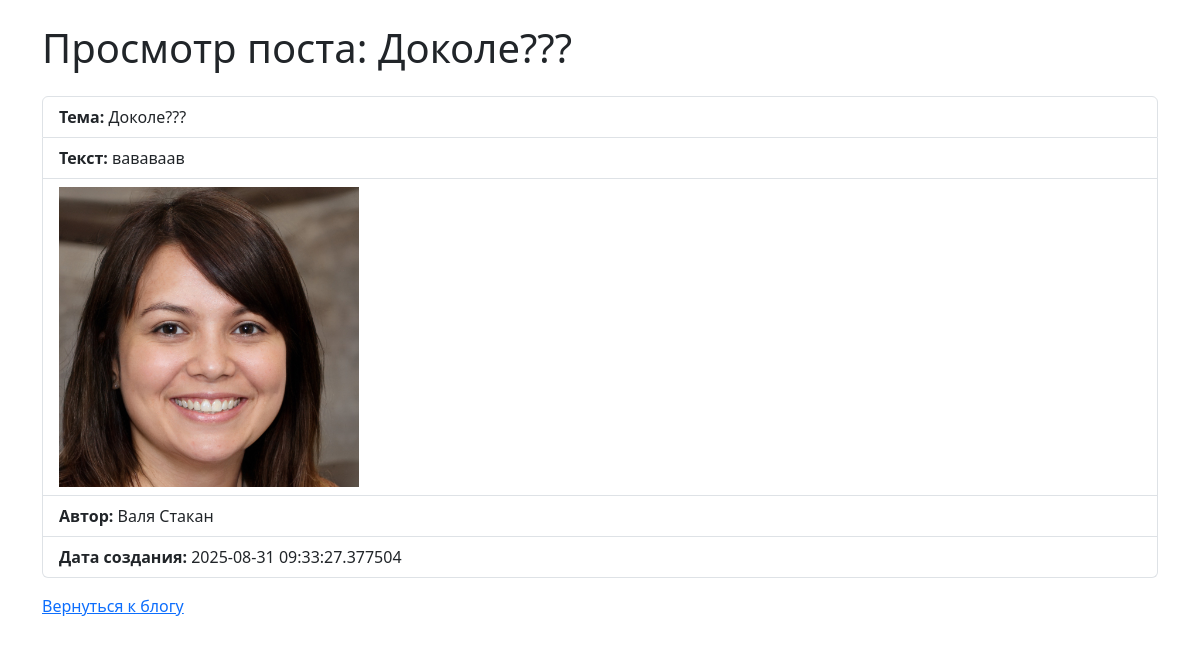
Screenshot of /post/2 with the database file from the repository.
### models.py (models this page shows)
class Base(Model):
    class Meta:
        database = db

class Blog(Base):
    name = CharField()
    image_path = CharField(null=True)
    text = CharField()
    author = ForeignKeyField(User)
    created_on = DateTimeField(default=datetime.now())

class User(Base):
    first_name = CharField()
    last_name = CharField()
    email = CharField(unique=True)
    password_hash = CharField()
    image_path = CharField(null=True)

### app.py (the view)
@app.route('/post/<int:post_id>', methods=['GET'])
def post_detail(post_id):
    post = Blog.get(Blog.id == post_id)
    return render_template('post_detail.html', post=post)

### app.py (called while the page is built)
@app.before_request
def get_user():
    user_id = session.get('user_id')
    if user_id:
        user = User.get_or_none(User.id == user_id)
    else:
        user = None
    request.user = user

### templates/post_detail.html (shortened to what this page needs)
<!DOCTYPE html>
<html lang="ru">
<head>
    <link href="https://cdn.jsdelivr.net/npm/bootstrap@5.3.0/dist/css/bootstrap.min.css" rel="stylesheet"/>
</head>
<body>
<div class="container mt-4">
    <h1 class="mb-4">Просмотр поста: {{ post.name }}</h1>
    <ul class="list-group">
        <li class="list-group-item"><strong>Тема:</strong> {{ post.name }}</li>
        <li class="list-group-item"><strong>Текст:</strong> {{ post.text }}</li>
        <li class="list-group-item">
            <div class="image-container" style="min-height:300px;">
                {% if post.image_path %}
                <img src="/{{ post.image_path }}" alt="Image" class="img-fluid" style="max-width:300px;">
                {% endif %}
            </div>
        </li>
        <li class="list-group-item"><strong>Автор:</strong> {{ post.author.first_name }} {{ post.author.last_name }}
        </li>
        <li class="list-group-item"><strong>Дата создания:</strong> {{ post.created_on }}</li>
    </ul>
    <p class="mt-3"><a href="{{ url_for('index') }}">Вернуться к блогу</a></p>
</div>
</body>
</html>

### rows the page displays
Blog: name "Доколе???", text "вававаав", image_path (picture), created_on "2025-08-31 09:33:27.377504"
User: author.first_name "Валя", author.last_name "Стакан"
